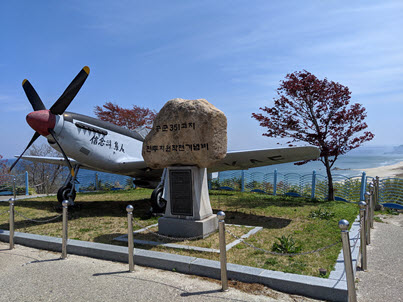
#> input picture [6] 빅데이터 분석 플랫폼 시스템 개발/images/Etc_JPG(rectangle)/airplane.jpg, 403 x 302 px, given in place of sky01.jpg, which was not available
$ python -i '14-03 칼라 영상처리 Ver 0.7 (With numpy).py'   (imports and definitions only)   (older library calls are emulated)
#> lines starting #> are read from the running program, lines starting #| are printed output that depends on the picture; after the words box and inside, x2 and y2 are one past the last pixel; in counts of white or black regions, pixels touching at a corner belong together; pictures that were not available may be replaced by others from this repository, and a replacement may not be noted
'''

19일 미션 (OpenCV 기능)을 [GUI기반 영상처리 소프트웨어]에 적용
메뉴를 [openCV]로 추가한 후 적용시킨다.
--> 수업에서 함께 진행함. 미리 직접 해볼 것

'''
from tkinter import *
from tkinter.filedialog import *
from tkinter.simpledialog import *
import math
import cv2
import numpy
import random
'''
퀴즈4. 시트(COLOR) 추가하고, 칼라색상으로...
'''
## 함수 선언부
def malloc(h, w, value=0) :
    retMemory = [ [ value for _ in range(w)]  for _ in range(h) ]
    return retMemory

def mallocNumpy(t,h,w) :
    retMemory = np.zeros((t,h,w), dtype=np.int16)
    return retMemory
def allocateOutMomory() :
    return mallocNumpy(RGB, outH, outW)

# [23 lines left out: function openFile, not called in this run]

import numpy as np
# [16 lines left out: function saveImage, not called in this run]


def displayImageColor() :
    global window, canvas, paper, inImage, outImage, inH, inW, outH, outW, filename
    global cvInImage, cvOutImage
    window.geometry(str(outW)+'x'+str(outH))
    if canvas != None :
        canvas.destroy()

    canvas = Canvas(window, height=outH, width=outW)
    paper = PhotoImage(height=outH, width=outW)
    canvas.create_image((outW / 2, outH / 2), image=paper, state='normal')
    # 메모리에서 처리한 후, 한방에 화면에 보이기 --> 완전 빠름
    rgbString =""
    for i in range(outH) :
        tmpString = "" # 각 줄
        for k in range(outW) :
            r = outImage[R][i][k]
            g = outImage[G][i][k]
            b = outImage[B][i][k]
            tmpString += "#%02x%02x%02x " % (r, g, b)
        rgbString += '{' + tmpString + '} '
    paper.put(rgbString)
    canvas.pack()
    status.configure(text='이미지정보:' + str(outH) + 'x' + str(outW)+'      '+filename)


###### 영상 처리 함수 ##########
def equalColor() :
    global window, canvas, paper, inImage, outImage, inH, inW, outH, outW, filename
    global cvInImage, cvOutImage
    if filename == '' or filename == None:
        return
    ## (중요!) 출력이미지의 높이, 폭을 결정 ---> 알고리즘에 의존
    outH = inH;    outW = inW
    ## 출력이미지 메모리 할당
    outImage = allocateOutMomory()

    # outImage = []
    # for _ in range(RGB) :
    #     outImage.append(malloc(outH, outW))
    ### 진짜 영상처리 알고리즘 ###
    for rgb in range(RGB):
        for i in range(inH):
            for k in range(inW):
                outImage[rgb][i][k] = inImage[rgb][i][k]
    ########################
    displayImageColor()

## 엑셀 처리 부분
import xlrd
import xlwt
# [46 lines left out: functions saveExcel, openExcel, not called in this run]

import xlsxwriter
# [261 lines left out: functions drawExcel_R, drawExcel_G, drawExcel_B, drawExcel_RGB, grayScaleOpenCV, embossingOpenCV, not called in this run]

def catoonOpenCV() :
    global window, canvas, paper, inImage, outImage, inH, inW, outH, outW, filename
    global cvInImage, cvOutImage

    ## 파일 선택하기
    fileRandomPath = image_path + random.choice(imgList)
    filename = fileRandomPath
    ## (중요!) 입력이미지의 높이와 폭 알아내기
    cvInImage = cv2.imread(filename)
#> cvInImage is the input picture: shape (302, 403, 3); mean B, G, R 146.5, 127.2, 112.4
    cvOutPhoto = cv2.cvtColor(cvInImage, cv2.COLOR_BGR2GRAY)
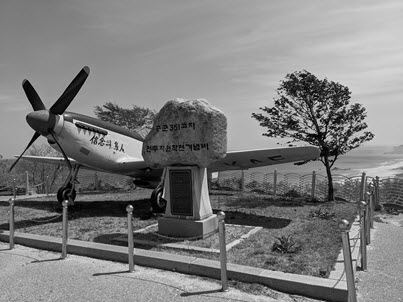
#> cvOutPhoto: shape (302, 403); min 0, max 254, mean 124.9
    cvOutPhoto = cv2.medianBlur(cvOutPhoto, 7)
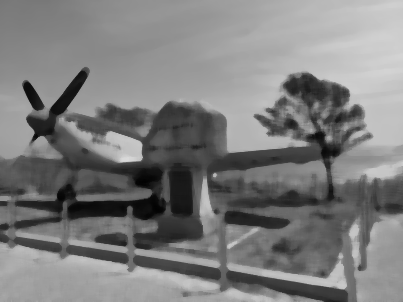
#> cvOutPhoto: shape (302, 403); min 2, max 217, mean 125.1
    edigs = cv2.Laplacian(cvOutPhoto, cv2.CV_8U, ksize=5)
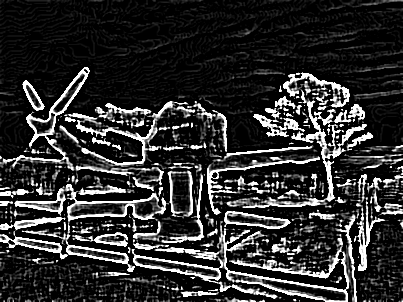
#> edigs: shape (302, 403); min 0, max 255, mean 47.8
    ret, mask = cv2.threshold(edigs, 100, 255, cv2.THRESH_BINARY_INV)
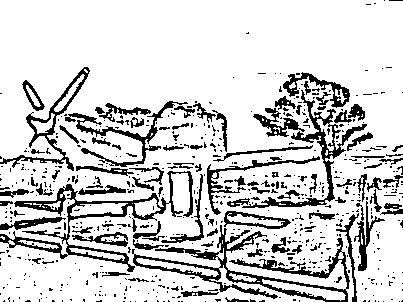
#> mask: shape (302, 403); 82% white; 619 black regions (516 under 20 px), largest, box (x1, y1, x2, y2) and area: (132, 225, 350, 302) 3122, (0, 171, 193, 272) 2576, (242, 90, 367, 208) 1582
    cvOutPhoto = cv2.cvtColor(mask, cv2.COLOR_GRAY2BGR)

    inH = cvOutPhoto.shape[0]
#> inH = 302
    inW = cvOutPhoto.shape[1]*2 + 1
#> inW = 807
    ## 입력이미지용 메모리 할당
    inImage = []
    for _ in range(RGB):
        inImage.append(malloc(inH, inW))
    ## 파일 --> 메모리 로딩

    for i in range(inH):
        for k in range(inW):
            if k <= int(inW / 2 - 1):
                inImage[R][i][k] = cvInImage.item(i, k, R)
                inImage[G][i][k] = cvInImage.item(i, k, G)
                inImage[B][i][k] = cvInImage.item(i, k, B)
            if k > inW / 2:
                # print(k - int(inW / 2) - 1)
                inImage[R][i][k] = cvOutPhoto.item(i, k - int(inW / 2) - 1, R)
                inImage[G][i][k] = cvOutPhoto.item(i, k - int(inW / 2) - 1, G)
                inImage[B][i][k] = cvOutPhoto.item(i, k - int(inW / 2) - 1, B)
#> after the loop, inImage = 3 items

    equalColor()


## 전역 변수부
window, canvas, paper = None, None, None
inImage, outImage = [], [];  inH, inW, outH, outW = [0] * 4
cvInImage, cvOutImage = None, None
filename = ''
RGB,R, G, B= 3, 0, 1, 2
# DB 관련
conn, cur = None, None
IP = '192.168.56.105'
USER = 'winUser'
PASSWORD = '4321'
DB = 'photo_db'
fileList = None
image_path = 'C:\\images\\Etc_JPG(rectangle)\\'
imgList = ['airplane.jpg','flower01.jpg','flower02.jpg',
           'garden01.jpg','garden02.jpg','garden03.jpg',
           'garden04.jpg','garden05.jpg','garden06.jpg',
           'garden07.jpg','lake01.jpg','lake02.jpg',
           'lake03.jpg','lake04.jpg','night_flower01.jpg',
           'night_flower02.jpg','night_flower03.jpg','night_flower04.jpg',
           'night_flower05.jpg','night_flower06.jpg','night_flower07.jpg',
           'ocean01.jpg','ocean02.jpg','ocean03.jpg',
           'ocean04.jpg','ocean05.jpg','ocean06.jpg','sky01.jpg','tank.jpg']


## 메인 코드부
# [37 lines not run here, left out]

#> (the run stopped early here; a loop or call above may not have finished)

$ run again, on [6] 빅데이터 분석 플랫폼 시스템 개발/images/Etc_JPG(rectangle)/garden03.jpg
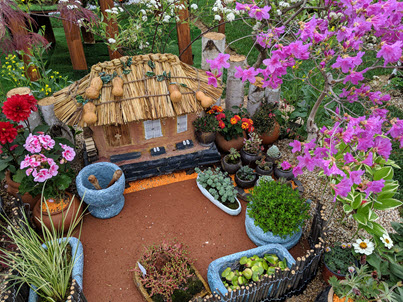
#> input picture [6] 빅데이터 분석 플랫폼 시스템 개발/images/Etc_JPG(rectangle)/garden03.jpg, 403 x 302 px, given in place of sky01.jpg, which was not available
#> in catoonOpenCV, cvInImage is the input picture: shape (302, 403, 3); mean B, G, R 82.7, 95.6, 112.9
#> in catoonOpenCV, `edigs = cv2.Laplacian(cvOutPhoto, cv2.CV_8U, ksize=5)`:
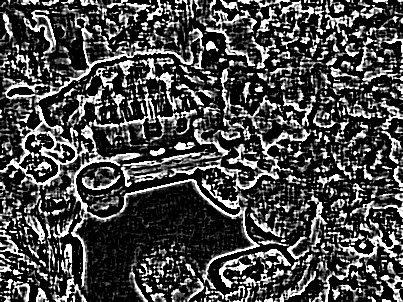
#> edigs: shape (302, 403); min 0, max 255, mean 72.5
#> in catoonOpenCV, `ret, mask = cv2.threshold(edigs, 100, 255, cv2.THRESH_BINARY_INV)`:
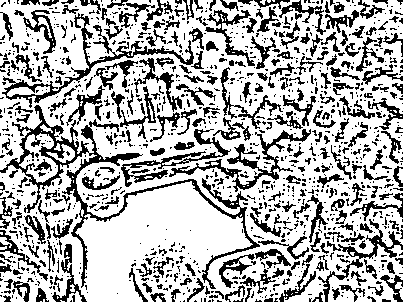
#> mask: shape (302, 403); 69.7% white; 1168 black regions (873 under 20 px), largest, box (x1, y1, x2, y2) and area: (0, 105, 260, 289) 4090, (2, 13, 194, 108) 1676, (169, 129, 311, 192) 1381
#> after the loop in catoonOpenCV, `for i in range(inH):`: inImage = 3 items

$ run again, on [6] 빅데이터 분석 플랫폼 시스템 개발/images/Etc_JPG(rectangle)/night_flower05.jpg
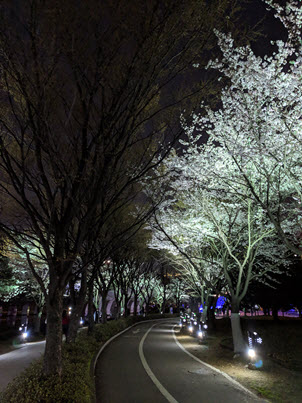
#> input picture [6] 빅데이터 분석 플랫폼 시스템 개발/images/Etc_JPG(rectangle)/night_flower05.jpg, 302 x 403 px, given in place of sky01.jpg, which was not available
#> in catoonOpenCV, cvInImage is the input picture: shape (403, 302, 3); mean B, G, R 51.5, 55.8, 55.4
#> in catoonOpenCV, `edigs = cv2.Laplacian(cvOutPhoto, cv2.CV_8U, ksize=5)`:
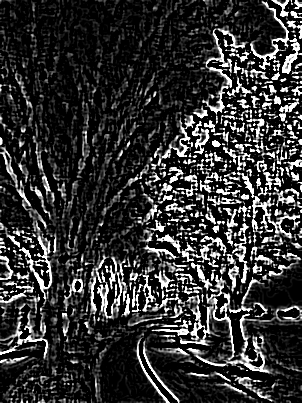
#> edigs: shape (403, 302); min 0, max 255, mean 50.9
#> in catoonOpenCV, `ret, mask = cv2.threshold(edigs, 100, 255, cv2.THRESH_BINARY_INV)`:
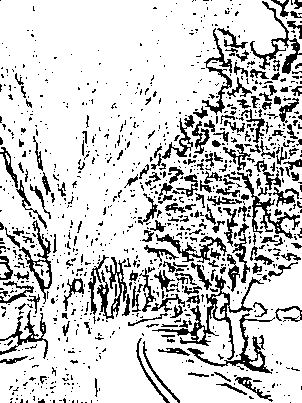
#> mask: shape (403, 302); 81% white; black in thin lines or dots
#> after the loop in catoonOpenCV, `for i in range(inH):`: inImage = 3 items
